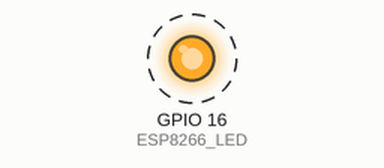
Bench run of a sketch on a simulated ESP8266 (NodeMCU). On the bench: output pins drawn as LEDs (lit = HIGH). Dashed ring = blinking.

Above: at 0.2 s.
Timing chart, 0 to 3.0 s (numbered marks = the images above):
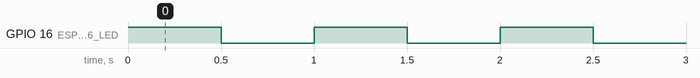

The sketch:

blink.ino
```cpp
#include <ESP8266WiFi.h>
#define ESP8266_LED 16

void setup() {
  // put your setup code here, to run once:
  pinMode(ESP8266_LED, OUTPUT);
}

void loop() {
  // put your main code here, to run repeatedly:
  digitalWrite(ESP8266_LED, HIGH);
  delay(500);
  digitalWrite(ESP8266_LED, LOW);
  delay(500);
}
```

Measured:
- by itself, GPIO 16 (ESP8266_LED): alternates HIGH for 0.50 s and LOW for 0.50 s
